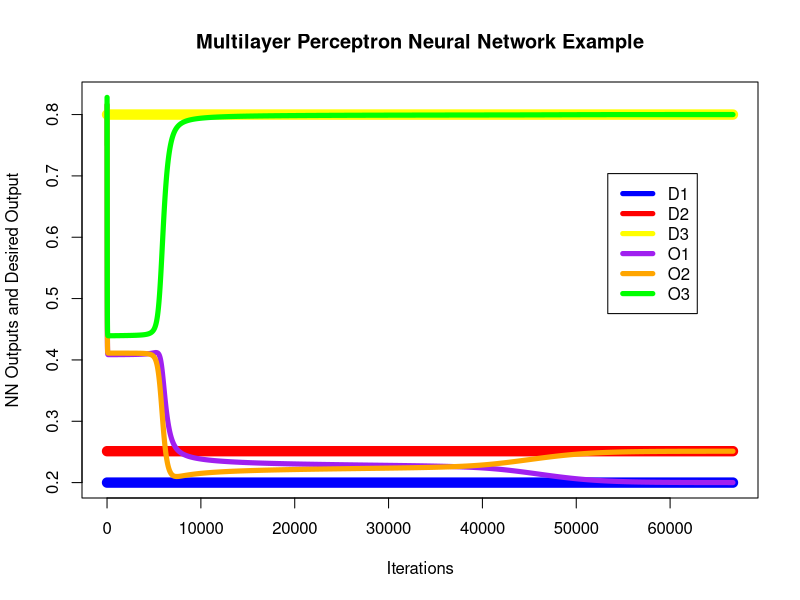
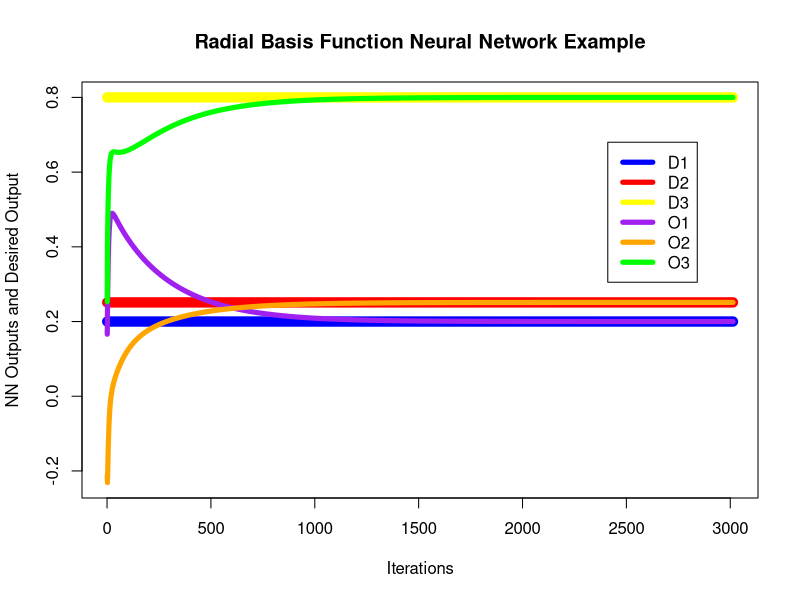

R code for these plots, in order:
FFNN = read.csv("FFNN.csv")
RBFN = read.csv("RBFNN.csv")

pdf("FFNN.pdf")
plot(range((0:dim(FFNN)[1])), range(FFNN), type="n", ylab="NN Outputs and Desired Output", xlab="Iterations", main="Multilayer Perceptron Neural Network Example")
lines(FFNN$NN1.Answer, type="l", lwd=10, col='blue')
lines(FFNN$NN2.Answer, type="l", lwd=10, col='red')
lines(FFNN$NN3.Answer, type="l", lwd=10, col='yellow')
lines(FFNN$NN1.Output, type="l", lwd=5, col='purple') 
lines(FFNN$NN2.Output, type="l", lwd=5, col='orange') 
lines(FFNN$NN3.Output, type="l", lwd=5, col='green') 
legend(0.8*dim(FFNN)[1],0.85*range(FFNN)[2],c('D1','D2','D3','O1','O2','O3'),col=c('blue','red','yellow','purple','orange','green'),lwd=5)
dev.off()

pdf("RBFN.pdf")
plot(range((0:dim(RBFN)[1])), range(RBFN), type="n", ylab="NN Outputs and Desired Output", xlab="Iterations", main="Radial Basis Function Neural Network Example")
lines(RBFN$NN1.Answer, type="l", lwd=10, col='blue')
lines(RBFN$NN2.Answer, type="l", lwd=10, col='red')
lines(RBFN$NN3.Answer, type="l", lwd=10, col='yellow')
lines(RBFN$NN1.Output, type="l", lwd=5, col='purple') 
lines(RBFN$NN2.Output, type="l", lwd=5, col='orange') 
lines(RBFN$NN3.Output, type="l", lwd=5, col='green') 
legend(0.8*dim(RBFN)[1],0.85*range(RBFN)[2],c('D1','D2','D3','O1','O2','O3'),col=c('blue','red','yellow','purple','orange','green'),lwd=5)
dev.off()
